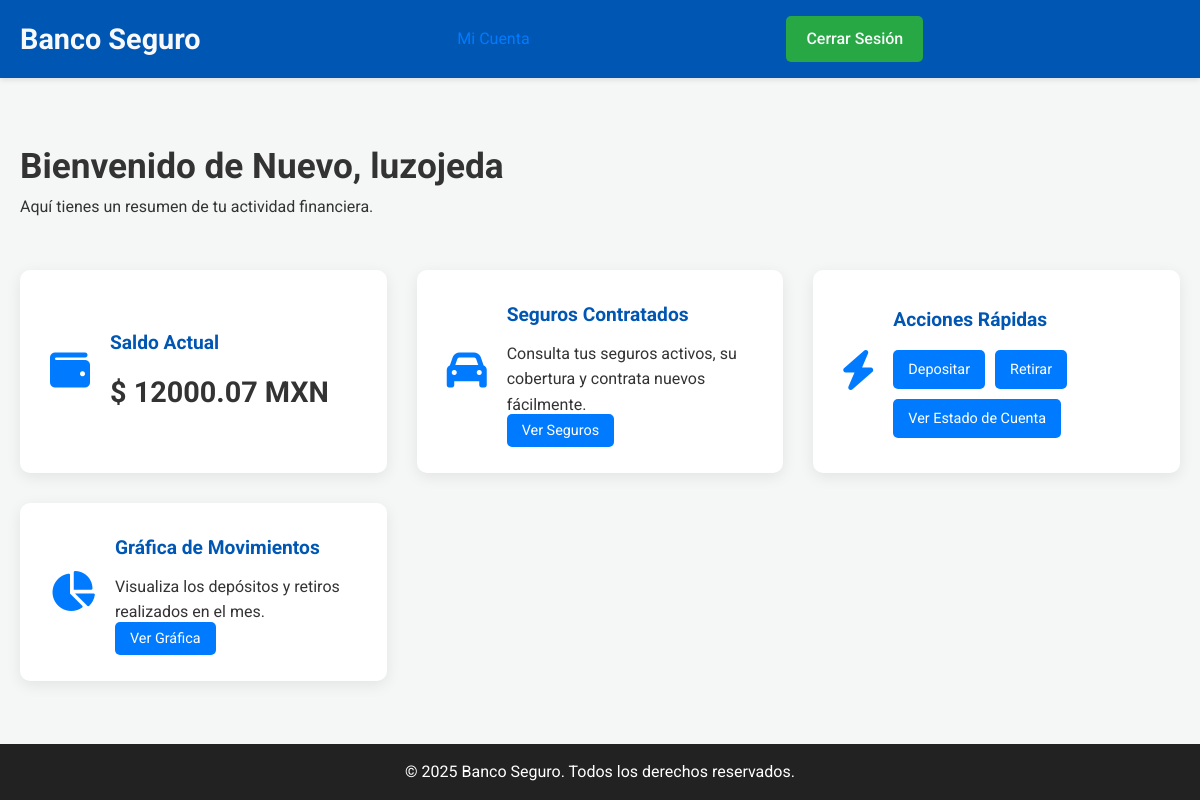
The app's page /insurance/dashboard/ (signed in), older data.
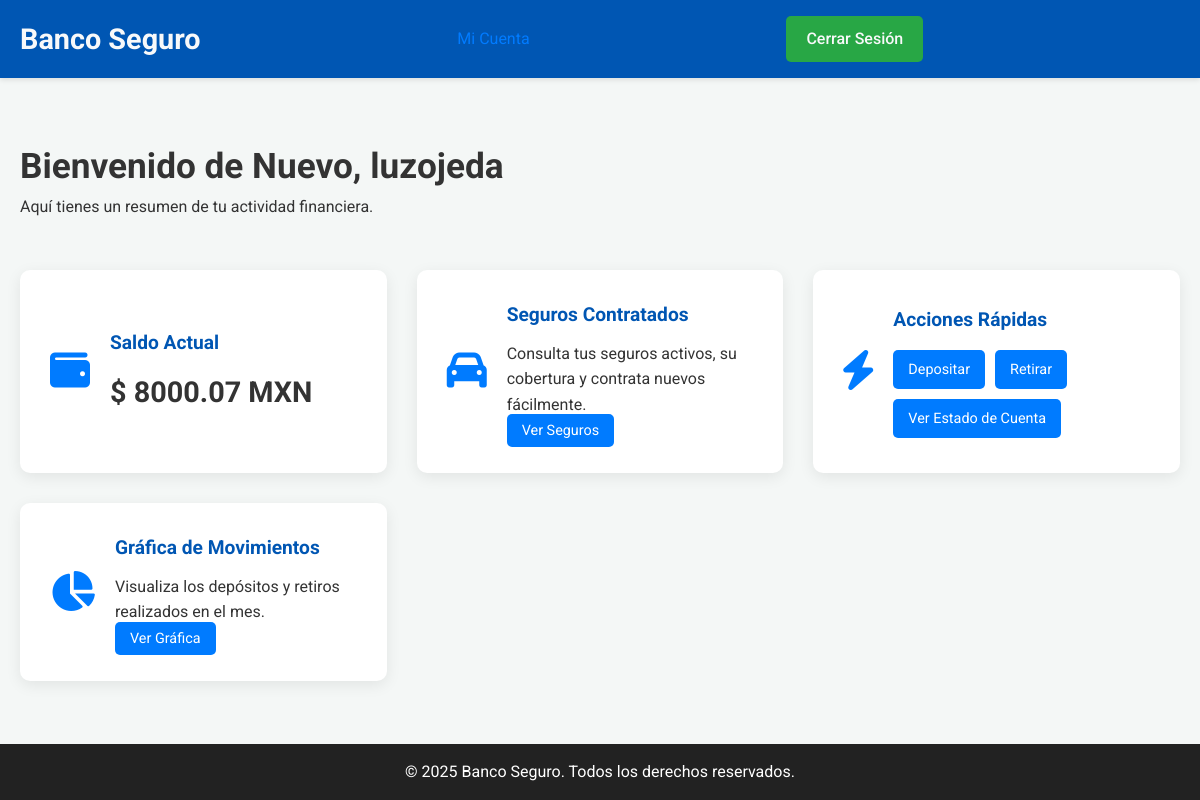
The same page, newer data.
### insurance/models.py (models this page shows, shortened)
class Usuario(models.Model):
    username = models.CharField(max_length=150, unique=True)
    correo = models.EmailField(unique=True)
    password = models.CharField(max_length=256)#contraseña hasheada (nunca se guarda en texto plano)
    saldo = models.DecimalField(max_digits=10, decimal_places=2, default=0.00)

### insurance/views.py (the view)
# urls.py: path('dashboard/', views.dashboard, name='dashboard'),
def dashboard(request):
    usuario_id = request.session.get("usuario_id")
    if not usuario_id:
        return redirect("login")
    try:
        usuario = Usuario.objects.get(id=usuario_id)
    except Usuario.DoesNotExist:
        return redirect("login")
    return render(request, "dashboard.html", {"usuario": usuario})

### insurance/templates/dashboard.html (shortened to what this page needs)
{% load static %}
<!DOCTYPE html>
<html lang="es">
<head>
    <link rel="stylesheet" href="{% static 'css/style.css' %}">
    <link rel="stylesheet" href="https://cdnjs.cloudflare.com/ajax/libs/font-awesome/6.0.0-beta3/css/all.min.css">
</head>
<body>
    <header>
        <nav>
            <div class="logo">Banco Seguro</div>
            <ul class="nav-links">
                <li><a href="#">Mi Cuenta</a></li>
            </ul>
            <a href="{% url 'logout' %}" class="login-button">Cerrar Sesión</a>
        </nav>
    </header>
    <main>
        <section class="dashboard">
            <div class="dashboard-header">
                <h2>Bienvenido de Nuevo, {{ usuario.username }}</h2>
                <p>Aquí tienes un resumen de tu actividad financiera.</p>
            </div>
            <div class="dashboard-grid">
                <div class="dashboard-card">
                    <div class="card-icon"><i class="fas fa-wallet"></i></div>
                    <div class="card-content">
                        <h3>Saldo Actual</h3>
                        <p class="balance">$ {{ usuario.saldo }} MXN</p>
                    </div>
                </div>
                <div class="dashboard-card">
                    <div class="card-icon"><i class="fas fa-car"></i></div>
                    <div class="card-content">
                        <h3>Seguros Contratados</h3>
                        <p>Consulta tus seguros activos, su cobertura y contrata nuevos fácilmente.</p>
                        <a href="{% url 'seguros_contratados' %}" class="action-btn">Ver Seguros</a>
                    </div>
                </div>
                <div class="dashboard-card">
                    <div class="card-icon"><i class="fas fa-bolt"></i></div>
                    <div class="card-content">
                        <h3>Acciones Rápidas</h3>
                        <div class="quick-actions">
                            <a href="{% url 'depositar' %}" class="action-btn">Depositar</a>
                            <a href="{% url 'retirar' %}" class="action-btn">Retirar</a>
                            <a href="{% url 'estado_cuenta_pdf' %}" class="action-btn" target="_blank">Ver Estado de Cuenta</a>
                        </div>
                    </div>
                </div>
                <div class="dashboard-card">
                    <div class="card-icon"><i class="fas fa-chart-pie"></i></div>
                    <div class="card-content">
                        <h3>Gráfica de Movimientos</h3>
                        <p>Visualiza los depósitos y retiros realizados en el mes.</p>
                        <a href="{% url 'grafica_movimientos' %}" class="action-btn">Ver Gráfica</a>
                    </div>
                </div>
            </div>
        </section>
    </main>
    <footer class="footer-fixed">
        <div class="footer-bottom">
            &copy; 2025 Banco Seguro. Todos los derechos reservados.
        </div>
    </footer>
</body>
</html>

Row changes from the older to the newer data that the page shows:
changed Usuario "luzojeda": saldo "12000.07" → "8000.07"
